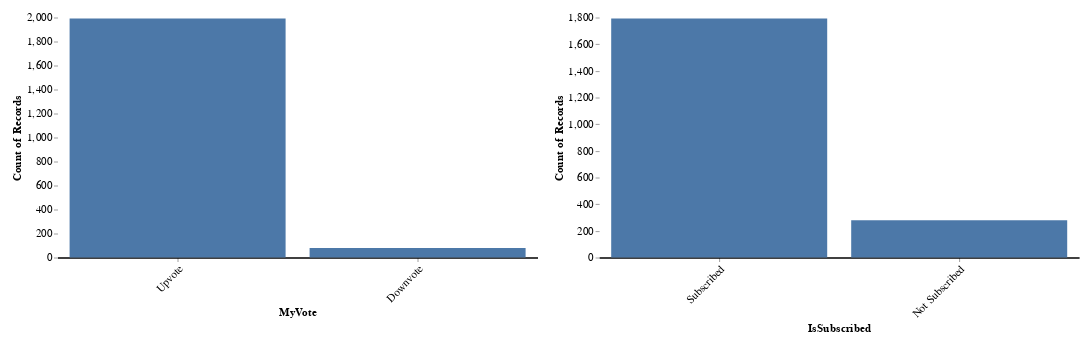

Notebook source saved alongside this figure:
### Markdown cell above
### Number of Upvotes and Downvotes and If I am Subscribed

Count the number of total upvotes/downvotes and the number of posts and comments that I have voted in each subreddit that I am subscribed/not subscribed and visualize them in a bar chart.

### Code cell
# Drop np.nan values from the MyVote column
post_votes_df = post_votes_df.dropna(subset=["MyVote"]).reset_index(drop=True)
comment_votes_df = comment_votes_df.dropna(subset=["MyVote"]).reset_index(drop=True)
# Concat
votes_df = pd.concat([post_votes_df, comment_votes_df]).reset_index(drop=True)

# Count the number of votes
chart_votes = alt.Chart(votes_df).mark_bar().encode(
    alt.X("MyVote:O", sort="-x", axis=alt.Axis(labelAngle=-45, labelExpr="datum.label == '1' ? 'Upvote' : 'Downvote'")),
    alt.Y("count()"),
    tooltip=["count()"],  # Show the count when hovering over the bar
).properties(
    width=600,
    height=300,
)

# Count the number of subscribed subs
chart_subscribed = alt.Chart(votes_df).mark_bar().encode(
    alt.X("IsSubscribed:N", sort="-y", axis=alt.Axis(labelAngle=-45, labelExpr="datum.label == 'true' ? 'Subscribed' : 'Not Subscribed'")),
    alt.Y("count()"),
    tooltip=["count()"],  # Show the count when hovering over the bar
).properties(
    width=600,
    height=300,
)

chart = alt.hconcat(chart_votes, chart_subscribed)

chart = chart.configure(
    padding={"left": 15, "right": 15, "top": 15, "bottom": 15},
    title={"fontSize": 18},
).configure_view(
    stroke=None,
).configure_axisX(
    labelFontSize=14,
    titleFontSize=14,
    grid=False,  # Remove the grid
    domainWidth=2,  # Set the width of the axis line
    domainColor="#000"  # Set the color of the axis line
).configure_axisY(
    labelFontSize=14,
    titleFontSize=14,
    grid=False,  # Remove the grid
    domain=False,  # Remove the axis line
)

chart

### Figure 1 — Vega-Lite specification as saved in the notebook (floating-point values rounded to 4 significant figures; data arrays with more than 128 entries replaced by an {"elided": "..."} marker saying what was removed)
{"config": {"view": {"continuousWidth": 300, "continuousHeight": 300, "stroke": null}, "axisX": {"domainColor": "#000", "domainWidth": 2, "grid": false, "labelFontSize": 14, "titleFontSize": 14}, "axisY": {"domain": false, "grid": false, "labelFontSize": 14, "titleFontSize": 14}, "padding": {"left": 15, "right": 15, "top": 15, "bottom": 15}, "title": {"fontSize": 18}}, "hconcat": [{"mark": {"type": "bar"}, "encoding": {"tooltip": [{"aggregate": "count", "type": "quantitative"}], "x": {"axis": {"labelAngle": -45, "labelExpr": "datum.label == '1' ? 'Upvote' : 'Downvote'"}, "field": "MyVote", "sort": "-x", "type": "ordinal"}, "y": {"aggregate": "count", "type": "quantitative"}}, "height": 300, "width": 600}, {"mark": {"type": "bar"}, "encoding": {"tooltip": [{"aggregate": "count", "type": "quantitative"}], "x": {"axis": {"labelAngle": -45, "labelExpr": "datum.label == 'true' ? 'Subscribed' : 'Not Subscribed'"}, "field": "IsSubscribed", "sort": "-y", "type": "nominal"}, "y": {"aggregate": "count", "type": "quantitative"}}, "height": 300, "width": 600}], "data": {"name": "data-468653d7fd71eba4af43a772035f20f3"}, "$schema": "https://vega.github.io/schema/vega-lite/v5.15.1.json", "datasets": {"data-468653d7fd71eba4af43a772035f20f3": {"elided": "2073 records"}}}
